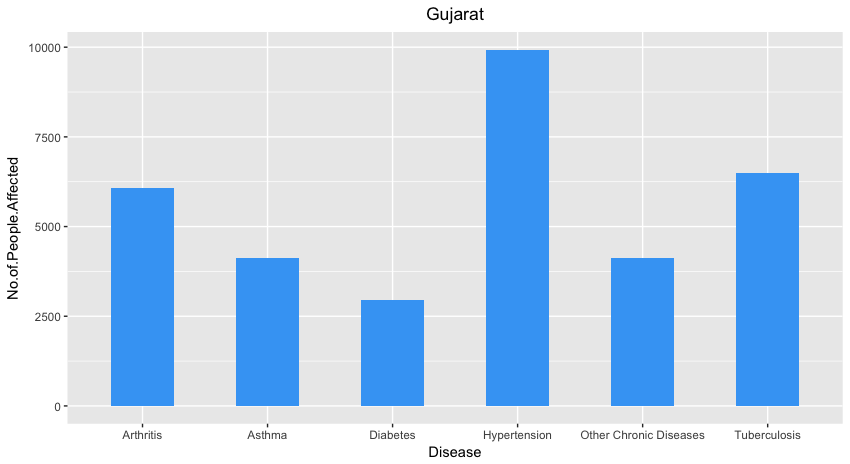

Reproduce this figure in R.
#Bar Graph for Disease Vs Number of People Affected
library(ggplot2)
graphone<-read.csv("banswara.csv",TRUE,",")
class(graphone)
ggplot(data=graphone, aes(x=Disease, y=No.of.People.Affected)) + geom_bar(stat="identity",width = 0.5,fill = "#42A5F5")+ggtitle("Gujarat") +
  theme(plot.title = element_text(hjust = 0.5))
